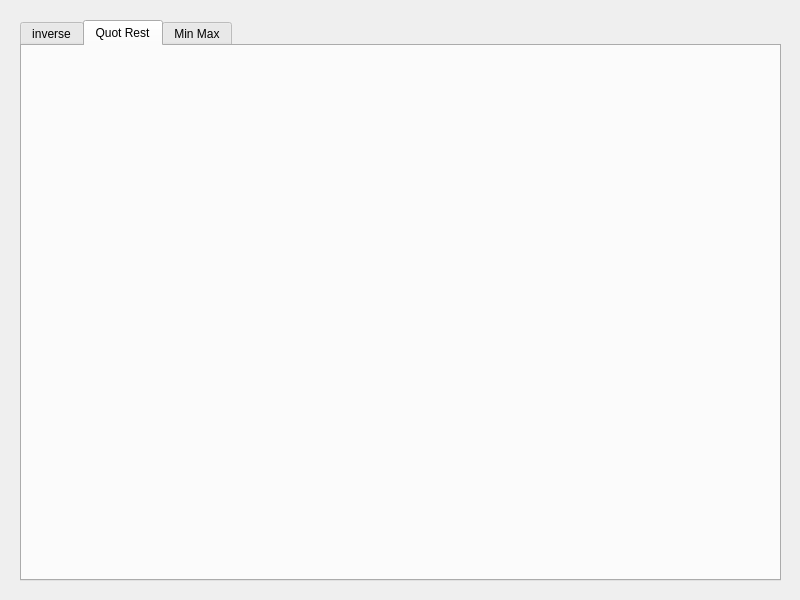
<?xml version="1.0" encoding="UTF-8"?>
<ui version="4.0">
 <class>Widget</class>
 <widget class="QWidget" name="Widget">
  <property name="geometry">
   <rect>
    <x>0</x>
    <y>0</y>
    <width>800</width>
    <height>600</height>
   </rect>
  </property>
  <property name="windowTitle">
   <string>CalculDivers</string>
  </property>
  <widget class="QTabWidget" name="tabWidget">
   <property name="geometry">
    <rect>
     <x>20</x>
     <y>20</y>
     <width>761</width>
     <height>561</height>
    </rect>
   </property>
   <property name="currentIndex">
    <number>1</number>
   </property>
   <widget class="QWidget" name="inverse_tab">
    <attribute name="title">
     <string>inverse</string>
    </attribute>
   </widget>
   <widget class="QWidget" name="quot_tab">
    <attribute name="title">
     <string>Quot Rest</string>
    </attribute>
   </widget>
   <widget class="QWidget" name="min_max_tab">
    <attribute name="title">
     <string>Min Max</string>
    </attribute>
   </widget>
  </widget>
 </widget>
 <resources/>
 <connections/>
</ui>
